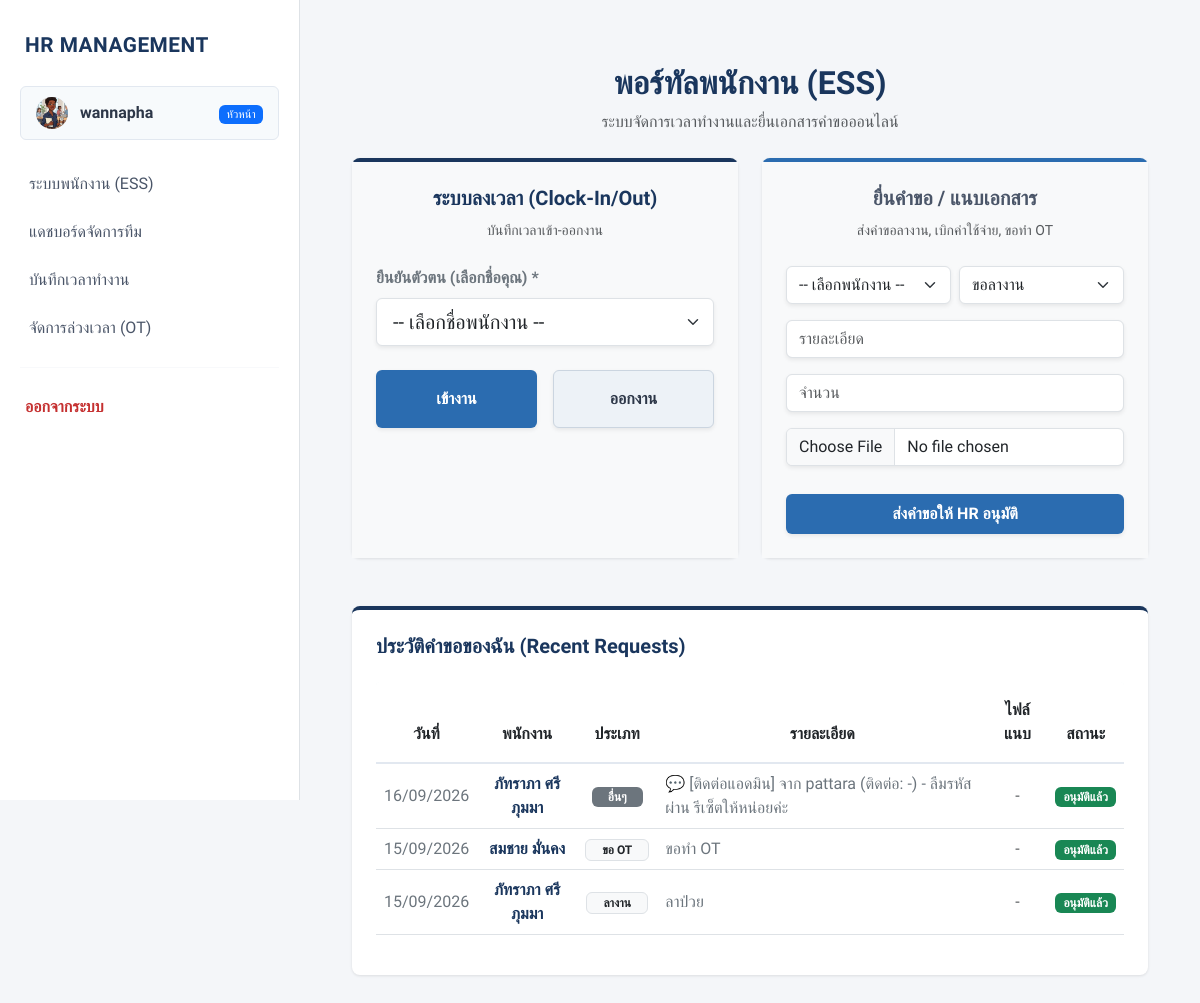
The app's page /ess/ (signed in), older data.
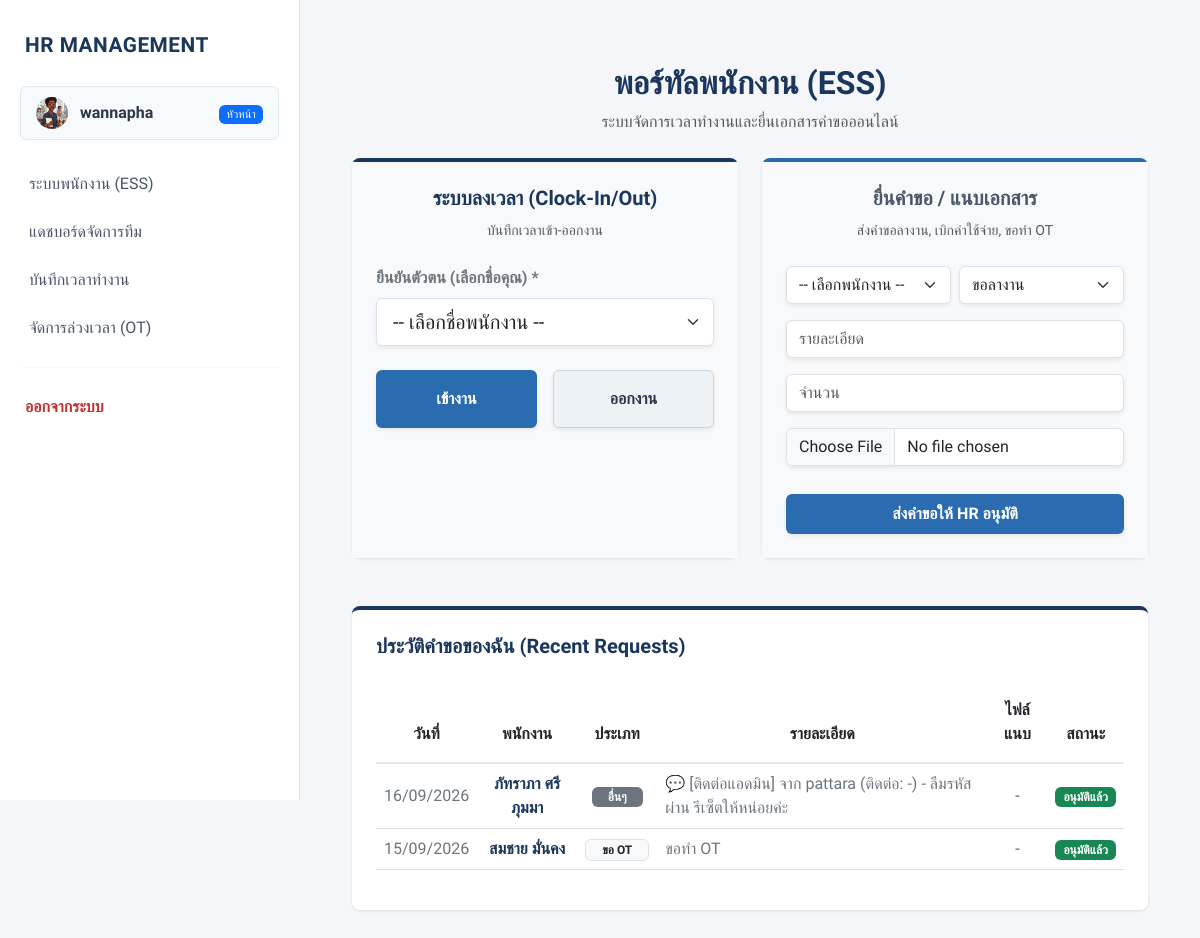
The same page, newer data.
### myapp/models.py (models this page shows, shortened)
class EmployeeRequest(models.Model):
    REQUEST_TYPES = [
        ('leave', 'ขอลาหยุด'),
        ('ot', 'ขอทำงานล่วงเวลา (OT)'),
        ('expense', 'ขอเบิกค่าใช้จ่าย'),
    ]
    STATUS_CHOICES = [
        ('pending', 'รออนุมัติ'),
        ('approved', 'อนุมัติแล้ว'),
        ('rejected', 'ไม่อนุมัติ'),
    ]
    employee = models.ForeignKey(Employee, on_delete=models.CASCADE, verbose_name="พนักงาน")
    request_type = models.CharField(max_length=20, choices=REQUEST_TYPES, verbose_name="ประเภทคำขอ")
    title = models.CharField(max_length=200, verbose_name="หัวข้อ / รายละเอียด")
    amount = models.DecimalField(max_digits=10, decimal_places=2, default=0.0, verbose_name="จำนวนเงิน หรือ จำนวนชั่วโมง")
    status = models.CharField(max_length=20, choices=STATUS_CHOICES, default='pending', verbose_name="สถานะ")
    created_at = models.DateTimeField(auto_now_add=True, verbose_name="วันที่ส่งคำขอ")
    attachment = models.FileField(upload_to='attachments/', null=True, blank=True, verbose_name="ไฟล์แนบ (ใบรับรองแพทย์/ใบเสร็จ)")
    class Meta:
        ordering = ['-created_at']

class Employee(models.Model):
    employee_id = models.CharField(max_length=20, unique=True, blank=True, null=True, verbose_name="รหัสพนักงาน")
    title = models.CharField(max_length=10, choices=TITLE_CHOICES, default='นาย', verbose_name="คำนำหน้าชื่อ")
    first_name = models.CharField(max_length=100, verbose_name="ชื่อ")
    last_name = models.CharField(max_length=100, verbose_name="นามสกุล")
    gender = models.CharField(max_length=1, choices=GENDER_CHOICES, verbose_name="เพศ")
    birth_date = models.DateField(verbose_name="วัน-เดือน-ปี เกิด (YYYY-MM-DD)")
    salary = models.DecimalField(max_digits=10, decimal_places=2, verbose_name="เงินเดือน")
    department = models.CharField(max_length=20, choices=DEPT_CHOICES, verbose_name="แผนก")
    position = models.CharField(max_length=100, null=True, blank=True, verbose_name="ตำแหน่ง")
    hire_date = models.DateField(null=True, blank=True, verbose_name="วันที่เริ่มทำงาน")
    status = models.CharField(max_length=20, choices=STATUS_CHOICES, default='active', verbose_name="สถานะพนักงาน")
    phone_number = models.CharField(max_length=15, null=True, blank=True, verbose_name="เบอร์โทรศัพท์")
    email = models.EmailField(blank=True, null=True, verbose_name="อีเมล")
    address = models.TextField(blank=True, null=True, verbose_name="ที่อยู่")
    bank_name = models.CharField(max_length=50, choices=BANK_CHOICES, null=True, blank=True, verbose_name="ชื่อธนาคาร")
    bank_account = models.CharField(max_length=50, null=True, blank=True, verbose_name="เลขบัญชีธนาคาร")
    photo = models.ImageField(upload_to='employee_photos/', null=True, blank=True, verbose_name="รูปภาพประจำตัว")
    phone_number = models.CharField(
        max_length=10,
        null=True,
        blank=True,
        validators=[numeric_only_validator],
        verbose_name="เบอร์โทรศัพท์"
    )

### myapp/views.py (the view, shortened to what this page needs)
# urls.py: path('ess/', views.ess_dashboard, name='ess_dashboard'),
@login_required
def ess_dashboard(request):
    employees = Employee.objects.exclude(status='resigned')
    recent_requests = EmployeeRequest.objects.none()
    if request.user.is_staff or request.user.is_superuser:
        recent_requests = EmployeeRequest.objects.all().order_by('-created_at')[:10]
    return render(request, 'ess_dashboard.html', {
        'employees': employees,
        'recent_requests': recent_requests
    })

### myapp/context_processors.py (called while the page is built)
def get_employee_data(request):
    if request.user.is_authenticated:
        emp = Employee.objects.filter(
            first_name=request.user.first_name,
            last_name=request.user.last_name
        ).first()
        return {'current_emp': emp}
    return {}

### templates/ess_dashboard.html (shortened to what the changed rows need)
{% extends 'basetemplate.html' %}
{% block content %}
<div class="container mt-4 mb-5">
    <div class="text-center mb-4">
        <h2 class="fw-bold text-corporate-blue"> พอร์ทัลพนักงาน (ESS)</h2>
    </div>
    <div class="card card-custom border-0 border-top border-4 border-corporate-blue mb-5">
        <div class="card-body p-4">
            <div class="table-responsive">
                <table class="table table-hover align-middle">
                    <thead class="table-custom-header text-center">
                        <tr>
                            <th class="py-3" style="border-top-left-radius: 4px;">วันที่</th>
                            <th class="py-3">พนักงาน</th>
                            <th class="py-3">ประเภท</th>
                            <th class="py-3">รายละเอียด</th>
                            <th class="py-3">ไฟล์แนบ</th>
                            <th class="py-3" style="border-top-right-radius: 4px;">สถานะ</th>
                        </tr>
                    </thead>
                    <tbody class="text-center">
                        {% for req in recent_requests %}
                        <tr>
                            <td class="text-secondary">{{ req.created_at|date:"d/m/Y" }}</td>
                            <td><span class="fw-semibold text-corporate-blue">{{ req.employee.first_name }} {{ req.employee.last_name }}</span></td>
                            <td>
                                {% if req.request_type == 'leave' %} <span class="badge bg-light text-dark border rounded-2 px-3 py-1">ลางาน</span>
                                {% elif req.request_type == 'ot' %} <span class="badge bg-light text-dark border rounded-2 px-3 py-1">ขอ OT</span>
                                {% elif req.request_type == 'expense' %} <span class="badge bg-light text-dark border rounded-2 px-3 py-1">เบิกจ่าย</span>
                                {% else %} <span class="badge bg-secondary rounded-2 px-3 py-1">อื่นๆ</span> {% endif %}
                            </td>
                            <td class="text-start text-secondary">{{ req.title }}</td>
                            <td>
                                {% if req.attachment %} <a href="{{ req.attachment.url }}" target="_blank" class="btn btn-sm btn-outline-secondary rounded-2 px-3">ดูไฟล์</a>
                                {% else %} <span class="text-muted">-</span> {% endif %}
                            </td>
                            <td>
                                {% if req.status == 'pending' %} <span class="badge bg-warning text-dark px-2 py-1 rounded-2">รออนุมัติ</span>
                                {% elif req.status == 'approved' %} <span class="badge bg-success px-2 py-1 rounded-2">อนุมัติแล้ว</span>
                                {% else %} <span class="badge bg-danger px-2 py-1 rounded-2">ไม่อนุมัติ</span> {% endif %}
                            </td>
                        </tr>
                        {% empty %}
                        <tr><td colspan="6" class="text-muted py-5 text-center">ยังไม่มีประวัติการยื่นคำขอในระบบ</td></tr>
                        {% endfor %}
                    </tbody>
                </table>
            </div>
        </div>
    </div>
</div>
{% endblock %}

Row changes from the older to the newer data that the page shows:
removed EmployeeRequest: created_at "15/09/2026", employee.first_name "ภัทราภา", employee.last_name "ศรีภุมมา", request_type "ลางาน", title "ลาป่วย", status "อนุมัติแล้ว"
